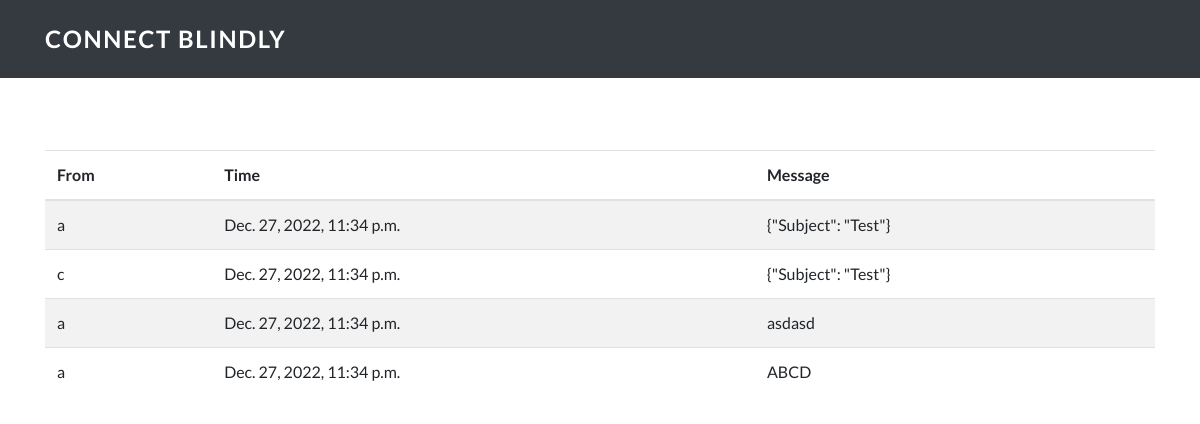
/all/ (signed in), run on the app's committed database.
### homepage/models.py (models this page shows)
class Message(models.Model):
    id = models.AutoField(primary_key=True)
    message_from = models.ForeignKey(User, on_delete=models.CASCADE, related_name= "message_from")
    message_to = models.ManyToManyField(User, related_name= "message_to")
    messsage = models.CharField(max_length=1000)
    created_at = models.DateTimeField(auto_now_add=True, auto_now=False)
    seen=models.BooleanField(default=False)

### homepage/views.py (the view)
# urls.py: url(r'^all/$', views.all_message_view, name="all_message"),
def all_message_view(request):
    global i, addr, passwrd, conn
    all_messages = Message.objects.filter(message_to__username=request.user).all()
    print(all_messages.count())
    if request.method == 'POST':
            read_mails(all_messages)
            return JsonResponse({'result': 'success'})
    elif request.method == 'GET':
        return render(request, 'homepage/all_message.html', {"message": all_messages})

### homepage/templates/homepage/all_message.html (shortened to what this page needs)
{% extends 'base_layout.html' %}
{% block content %}
	<body onmousedown = "GetAllMessage(event)">
		<nav class="navbar navbar-dark navbar-expand-lg fixed-top bg-dark navbar-custom">
			<div class="container"><a class="navbar-brand" style="font-size:150%;">Connect Blindly</a>
			</div>
		</nav>
		<div class="container"style="margin-top:150px">
			<table class="table table-striped">
				<thead>
					<tr>
					<th scope="col">From</th>
					<th scope="col">Time</th>
					<th scope="col">Message</th>
					</tr>
				</thead>
				<tbody>
					{% for m in message %}
					<tr>
						<td>{{m.message_from}}</td>
						<td>{{m.created_at}}</td>
						<td>{{m.messsage}}</td>
					</tr>
					{% endfor %}
				</tbody>
			</table>
		</div>
{% endblock %}

### assets/css/Style.css (style rules this page uses)
h1, h2, h3, h4, h5, h6, a { margin:0; padding:0; }
a { color: #92badd; display: inline-block; text-decoration: none; font-weight: 400; }
* { box-sizing: border-box; }

### data on the page
Message: message_from "a", created_at "Dec. 27, 2022, 11:34 p.m.", messsage "{\"Subject\": \"Test\"}"
Message: message_from "c", created_at "Dec. 27, 2022, 11:34 p.m.", messsage "{\"Subject\": \"Test\"}"
Message: message_from "a", created_at "Dec. 27, 2022, 11:34 p.m.", messsage "asdasd"
Message: message_from "a", created_at "Dec. 27, 2022, 11:34 p.m.", messsage "ABCD"
